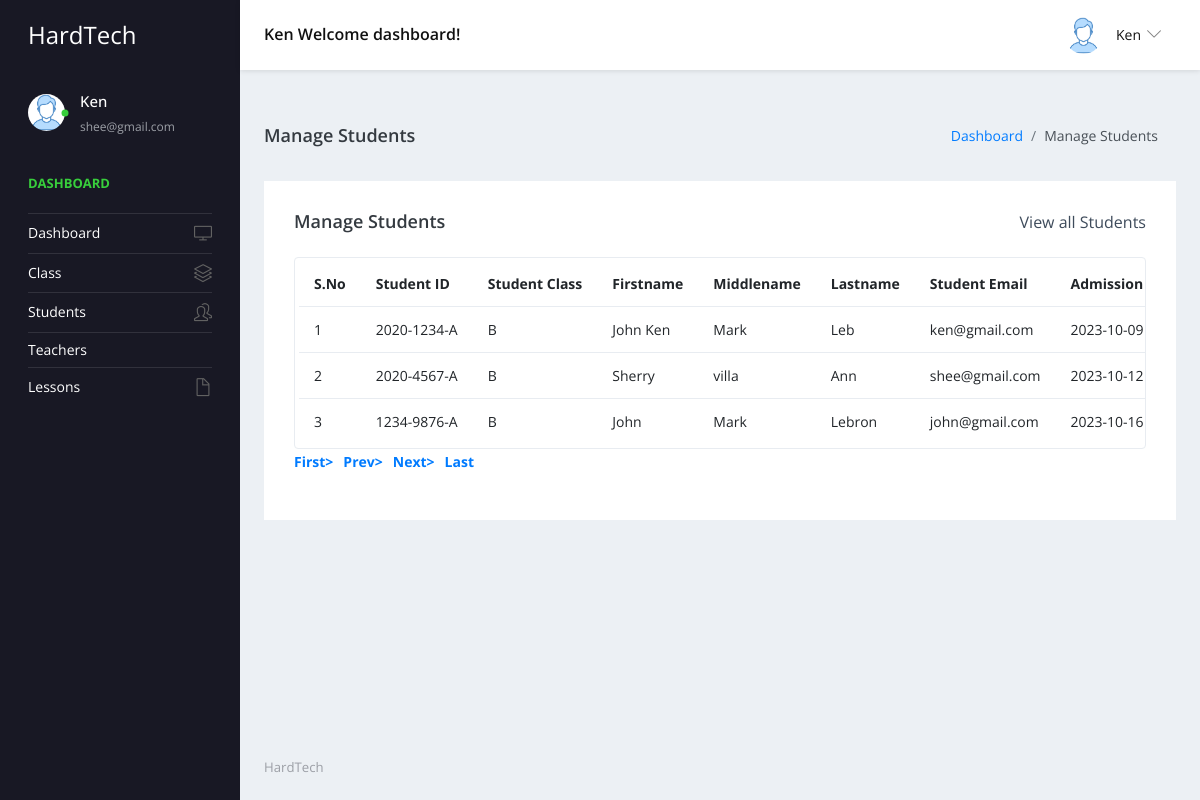
The page /admin/manage-students.php (signed in) on the database its author committed.
### tables this page shows
CREATE TABLE `tblstudent` (
  `StudentID` int(10) NOT NULL,
  `StudFirstname` varchar(200) DEFAULT NULL,
  `StudMiddlename` varchar(200) NOT NULL,
  `StudLastname` varchar(200) NOT NULL,
  `StudentEmail` varchar(200) DEFAULT NULL,
  `StudentClass` varchar(100) DEFAULT NULL,
  `Gender` varchar(50) DEFAULT NULL,
  `DOB` date DEFAULT NULL,
  `StuID` varchar(200) DEFAULT NULL,
  `UserName` varchar(200) DEFAULT NULL,
  `Password` varchar(200) DEFAULT NULL,
  `Image` varchar(200) DEFAULT NULL,
  `DateofAdmission` timestamp NULL DEFAULT current_timestamp()
);

CREATE TABLE `tblclass` (
  `ID` int(5) NOT NULL,
  `Grade` int(11) DEFAULT NULL,
  `Section` varchar(20) DEFAULT NULL,
  `CreationDate` timestamp NULL DEFAULT current_timestamp()
);

### admin/manage-students.php (the view, shortened to what this page needs)
<?php
include('includes/dbconnection.php');
if (strlen($_SESSION['sturecmsaid']==0)) {
  header('location:logout.php');
  } else{
?>
<!DOCTYPE html>
<html lang="en">
  <head>
    <link rel="stylesheet" href="vendors/simple-line-icons/css/simple-line-icons.css">
    <link rel="stylesheet" href="vendors/flag-icon-css/css/flag-icon.min.css">
    <link rel="stylesheet" href="vendors/css/vendor.bundle.base.css">
    <link rel="stylesheet" href="./vendors/daterangepicker/daterangepicker.css">
    <link rel="stylesheet" href="./vendors/chartist/chartist.min.css">
    <link rel="stylesheet" href="./css/style.css">
  </head>
  <body>
    <div class="container-scroller">
     <?php include_once('includes/header.php');?>
      <div class="container-fluid page-body-wrapper">
        <?php include_once('includes/sidebar.php');?>
        <div class="main-panel">
          <div class="content-wrapper">
             <div class="page-header">
              <h3 class="page-title"> Manage Students </h3>
              <nav aria-label="breadcrumb">
                <ol class="breadcrumb">
                  <li class="breadcrumb-item"><a href="dashboard.php">Dashboard</a></li>
                  <li class="breadcrumb-item active" aria-current="page"> Manage Students</li>
                </ol>
              </nav>
            </div>
            <div class="row">
              <div class="col-md-12 grid-margin stretch-card">
                <div class="card">
                  <div class="card-body">
                    <div class="d-sm-flex align-items-center mb-4">
                      <h4 class="card-title mb-sm-0">Manage Students</h4>
                      <a href="#" class="text-dark ml-auto mb-3 mb-sm-0"> View all Students</a>
                    </div>
                    <div class="table-responsive border rounded p-1">
                      <table class="table">
                        <thead>
                          <tr>
                            <th class="font-weight-bold">S.No</th>
                            <th class="font-weight-bold">Student ID</th>
                            <th class="font-weight-bold">Student Class</th>
                            <th class="font-weight-bold">Firstname</th>
                            <th class="font-weight-bold">Middlename</th>
                            <th class="font-weight-bold">Lastname</th>
                            <th class="font-weight-bold">Student Email</th>
                            <th class="font-weight-bold">Admission Date</th>
                          </tr>
                        </thead>
                        <tbody>
                           <?php
                            if (isset($_GET['pageno'])) {
            $pageno = $_GET['pageno'];
        } else {
            $pageno = 1;
        }
        $no_of_records_per_page = 15;
        $offset = ($pageno-1) * $no_of_records_per_page;
       $ret = "SELECT StudentID FROM tblstudent";
$query1 = $dbh -> prepare($ret);
$query1->execute();
$total_rows=$query1->rowCount();
$total_pages = ceil($total_rows / $no_of_records_per_page);
$sql="SELECT tblstudent.StuID,tblstudent.StudentID as sid,tblstudent.StudFirstname,tblstudent.StudMiddlename,tblstudent.StudLastname,tblstudent.StudentEmail,tblstudent.DateofAdmission,tblclass.Grade,tblclass.Section from tblstudent join tblclass on tblclass.ID=tblstudent.StudentClass LIMIT $offset, $no_of_records_per_page";
$query = $dbh -> prepare($sql);
$query->execute();
$results=$query->fetchAll(PDO::FETCH_OBJ);
$cnt=1;
if($query->rowCount() > 0)
{
foreach($results as $row)
{               ?>
                          <tr>
                            <td><?php echo htmlentities($cnt);?></td>
                            <td><?php  echo htmlentities($row->StuID);?></td>
                            <td><?php  echo htmlentities($row->ClassName);?> <?php  echo htmlentities($row->Section);?></td>
                            <td><?php  echo htmlentities($row->StudFirstname);?></td>
                            <td><?php  echo htmlentities($row->StudMiddlename);?></td>
                            <td><?php  echo htmlentities($row->StudLastname);?></td>
                            <td><?php  echo htmlentities($row->StudentEmail);?></td>
                            <td><?php  echo htmlentities($row->DateofAdmission);?></td>
                          </tr><?php $cnt=$cnt+1;}} ?>
                        </tbody>
                      </table>
                    </div>
                    <div align="left">
    <ul class="pagination" >
        <li><a href="?pageno=1"><strong>First></strong></a></li>
        <li class="<?php if($pageno <= 1){ echo 'disabled'; } ?>">
            <a href="<?php if($pageno <= 1){ echo '#'; } else { echo "?pageno=".($pageno - 1); } ?>"><strong style="padding-left: 10px">Prev></strong></a>
        </li>
        <li class="<?php if($pageno >= $total_pages){ echo 'disabled'; } ?>">
            <a href="<?php if($pageno >= $total_pages){ echo '#'; } else { echo "?pageno=".($pageno + 1); } ?>"><strong style="padding-left: 10px">Next></strong></a>
        </li>
        <li><a href="?pageno=<?php echo $total_pages; ?>"><strong style="padding-left: 10px">Last</strong></a></li>
    </ul>
</div>
                  </div>
                </div>
              </div>
            </div>
          </div>
         <?php include_once('includes/footer.php');?>
        </div>
      </div>
    </div>
  </body>
</html><?php }  ?>

### admin/includes/header.php (shortened to what this page needs)
 <nav class="navbar default-layout-navbar col-lg-12 col-12 p-0 fixed-top d-flex flex-row">
        <div class="navbar-brand-wrapper d-flex align-items-center">
          <a class="navbar-brand brand-logo" href="dashboard.php">
            <strong style="color: white;">HardTech</strong>
          </a>
        </div><?php
         $aid= $_SESSION['sturecmsaid'];
$sql="SELECT * from tbladmin where ID=:aid";
$query = $dbh -> prepare($sql);
$query->bindParam(':aid',$aid,PDO::PARAM_STR);
$query->execute();
$results=$query->fetchAll(PDO::FETCH_OBJ);
$cnt=1;
if($query->rowCount() > 0)
{
foreach($results as $row)
{               ?>
        <div class="navbar-menu-wrapper d-flex align-items-center flex-grow-1">
          <h5 class="mb-0 font-weight-medium d-none d-lg-flex"><?php  echo htmlentities($row->AdminName);?> Welcome dashboard!</h5>
          <ul class="navbar-nav navbar-nav-right ml-auto">
            <li class="nav-item dropdown d-none d-xl-inline-flex user-dropdown">
              <a class="nav-link dropdown-toggle" id="UserDropdown" href="#" data-toggle="dropdown" aria-expanded="false">
                <img class="img-xs rounded-circle ml-2" src="images/faces/face8.jpg" alt="Profile image"> <span class="font-weight-normal"> <?php  echo htmlentities($row->AdminName);?> </span></a>
                <?php $cnt=$cnt+1;}} ?>
            </li>
          </ul>
        </div>
      </nav>

### admin/includes/sidebar.php (shortened to what this page needs)
<nav class="sidebar sidebar-offcanvas" id="sidebar">
          <ul class="nav">
            <li class="nav-item nav-profile">
              <a href="#" class="nav-link">
                <div class="profile-image">
                  <img class="img-xs rounded-circle" src="images/faces/face8.jpg" alt="profile image">
                  <div class="dot-indicator bg-success"></div>
                </div>
                <div class="text-wrapper">
                  <?php
         $aid= $_SESSION['sturecmsaid'];
$sql="SELECT * from tbladmin where ID=:aid";
$query = $dbh -> prepare($sql);
$query->bindParam(':aid',$aid,PDO::PARAM_STR);
$query->execute();
$results=$query->fetchAll(PDO::FETCH_OBJ);
$cnt=1;
if($query->rowCount() > 0)
{
foreach($results as $row)
{               ?>
                  <p class="profile-name"><?php  echo htmlentities($row->AdminName);?></p>
                  <p class="designation"><?php  echo htmlentities($row->Email);?></p><?php $cnt=$cnt+1;}} ?>
                </div>
              </a>
            </li>
            <li class="nav-item nav-category">
              <span class="nav-link">Dashboard</span>
            </li>
            <li class="nav-item">
              <a class="nav-link" href="dashboard.php">
                <span class="menu-title">Dashboard</span>
                <i class="icon-screen-desktop menu-icon"></i>
              </a>
            </li>
            <li class="nav-item">
              <a class="nav-link" data-toggle="collapse" href="#ui-basic" aria-expanded="false" aria-controls="ui-basic">
                <span class="menu-title">Class</span>
                <i class="icon-layers menu-icon"></i>
              </a>
            </li>
            <li class="nav-item">
              <a class="nav-link" data-toggle="collapse" href="#ui-basic1" aria-expanded="false" aria-controls="ui-basic1">
                <span class="menu-title">Students</span>
                <i class="icon-people menu-icon"></i>
              </a>
            </li>
            <li class="nav-item">
              <a class="nav-link" data-toggle="collapse" href="#auth1" aria-expanded="false" aria-controls="auth1">
                <span class="menu-title">Teachers</span>
              </a>
            </li>
            <li class="nav-item">
              <a class="nav-link" data-toggle="collapse" href="#auth2" aria-expanded="false" aria-controls="auth2">
                <span class="menu-title">Lessons</span>
                <i class="icon-doc menu-icon"></i>
              </a>
            </li>
          </ul>
        </nav>

### admin/includes/footer.php
<footer class="footer">
            <div class="d-sm-flex justify-content-center justify-content-sm-between">
              <span class="text-muted d-block text-center text-sm-left d-sm-inline-block" style="color: blue;">HardTech</span>
            </div>
          </footer>

### rows shown on the page
tblstudent: StuID "2020-1234-A", tblclass.Section "B", StudFirstname "John Ken", StudMiddlename "Mark", StudLastname "Leb", StudentEmail "ken@gmail.com", DateofAdmission "2023-10-09…"
tblstudent: StuID "2020-4567-A", tblclass.Section "B", StudFirstname "Sherry", StudMiddlename "villa", StudLastname "Ann", StudentEmail "shee@gmail.com", DateofAdmission "2023-10-12…"
tblstudent: StuID "1234-9876-A", tblclass.Section "B", StudFirstname "John", StudMiddlename "Mark", StudLastname "Lebron", StudentEmail "john@gmail.com", DateofAdmission "2023-10-16…"

### other values the page prints
$row->AdminName "Ken"
$row->Email "shee@gmail.com"
